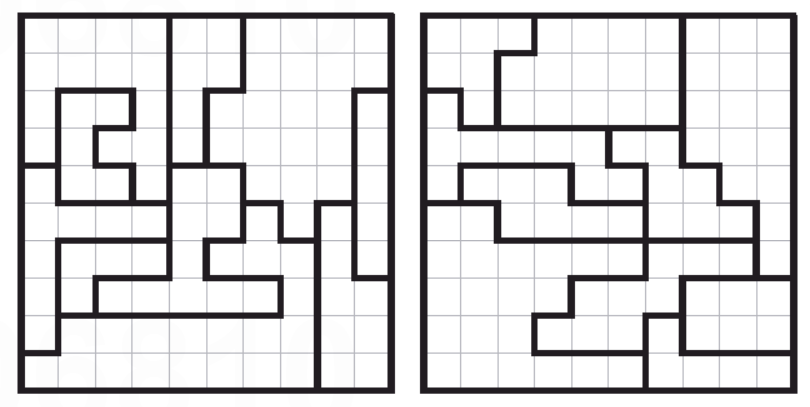
#> input picture examples/double-1.png, 810 x 407 px
$ python parse-two-not-touch.py examples/double-1.png
#> lines starting #> are read from the running program, lines starting #| are printed output that depends on the picture; after the words box and inside, x2 and y2 are one past the last pixel; in counts of white or black regions, pixels touching at a corner belong together
#!/usr/bin/env python3
"""Parse images containing Two Not Touch puzzle boards and print their
structures as CSV values.
"""

import argparse
from collections import namedtuple
import cv2 as cv
import numpy as np
from typing import Iterator, List, Optional, Union, Set, Tuple
import sys

WHITE = 255
ALMOST_WHITE = WHITE - 10
MID_GRAY = WHITE//2
DARK_GRAY = WHITE//4
BLACK = 0


class Point(namedtuple('Point', ['row', 'col'])):
    """A pixel coordinate point in an image."""
    def to_cv(self) -> Tuple[int, int]:
        """Return as an ``(x,y)`` tuple for use with OpenCV functions."""
        return (self.col, self.row)


class Rect(namedtuple('Rect', ['row', 'col', 'height', 'width'])):
    """A rectangular area in an image."""
    @classmethod
    def from_cv(cls, rect: Tuple[int, int, int, int]) -> 'Rect':
        """Convert from an OpenCV rect."""
        c_min, r_min, width, height = rect
        return Rect(r_min, c_min, height, width)

    def area(self) -> int:
        """The area of this rectangle in pixels."""
        return self.width * self.height

    def center(self) -> Point:
        """The point closest to the center of the rectangle."""
        return Point(self.row + self.height//2, self.col + self.width//2)

    def extract(self, img: np.ndarray) -> np.ndarray:
        """Extract the pixels bounded by this rectangle from the provided image."""
        return img[self.row:self.row + self.height, self.col:self.col + self.width]


def main() -> Optional[int]:
    args = parse_args()

    img = cv.imread(args.image, cv.IMREAD_GRAYSCALE)
#> img: shape (407, 810); min 30, max 255, mean 218
    if img is None:
        raise RuntimeError(f"error reading {args.image}")

    puzzles = find_puzzles(img)
    if not puzzles:
        raise RuntimeError(f"{args.image}: no puzzles found!")

    print(f"found {len(puzzles)} puzzle{'' if len(puzzles) == 1 else 's'}\n", file=sys.stderr)

    for i, puzzle in enumerate(puzzles):
        print(f"Puzzle #{i+1}:", file=sys.stderr)
        puzzle_img = puzzle.extract(img)

        regions, cells = parse_puzzle(puzzle_img)
        expected_cells = args.width * args.height
        if len(cells) != expected_cells:
            raise RuntimeError(f"{args.image}: found {len(cells)} cells, expected {expected_cells}!")

        locations = locate_cells(regions, cells, args.height, args.width)
        print(file=sys.stderr)
        for row in locations:
            print(",".join(str(c) for c in row))
        print()


def parse_args(args: Optional[List[str]] = None) -> argparse.Namespace:
    """Parse command-line arguments."""
    class Formatter(argparse.RawTextHelpFormatter, argparse.ArgumentDefaultsHelpFormatter):
        pass

    parser = argparse.ArgumentParser(
        description=__doc__,
        formatter_class=Formatter,
    )

    parser.add_argument(
        "image",
        help="an image containing Two Not Touch puzzle boards",
    )

    parser.add_argument(
        "--width",
        help="width of the puzzles in grid cells",
        default=10,
    )

    parser.add_argument(
        "--height",
        help="height of the puzzles in grid cells",
        default=10,
    )

    return parser.parse_args(args)


def find_puzzles(img: np.ndarray) -> List[Rect]:
    """Find one or more puzzle boards in an image."""
    return find_areas(img, find_black=True, fill_border=False)


def parse_puzzle(img: np.ndarray) -> Tuple[List[Set[Point]], List[Rect]]:
    """Find the regions and grid cells in a single puzzle image."""
    # find large regions by thresholding out the thin grid lines
    regions = find_regions(img)
    print(f"found {len(regions)} regions", file=sys.stderr)

    cells = find_cells(img)
    print(f"found {len(cells)} grid cells", file=sys.stderr)

    return regions, cells


def find_regions(img: np.ndarray) -> List[Set[Point]]:
    """Find large regions by thresholding out the thin grid lines."""
    return find_areas(img, all_points=True)


def find_cells(img: np.ndarray) -> List[Rect]:
    """Find individual grid cells by thresholding anything that's not almost white."""
    cells = find_areas(img, threshold=ALMOST_WHITE)

    # remove any cells whose area is 1/4 or less of the average size, on the
    # ground that they're probably glitches
    avg_area = sum(s.area() for s in cells) / len(cells)
    min_area = avg_area / 4
    cells = [s for s in cells if s.area() >= min_area]

    return cells


def find_areas(
        img: np.ndarray,
        threshold: int = MID_GRAY,
        fill_border: bool = True,
        find_black: bool = False,
        all_points: bool = False,
) -> List[Union[Rect, Set[Point]]]:
    """Find contiguous areas of the image with the same color (white by default).

    :param img: The image data
    :param threshold: The minimum color value to be considered white. Any color
        darker than this will be considered black.
    :param fill_border: Flood the image border with black before processing.
    :param find_black: Find black areas instead of white ones.
    :param all_points: Return areas as a set of all ``Point``s within that area.
        Default is false, which returns each area as a bounding ``Rect``.

    :returns: A list of areas found in the image, either as ``Rect``s or as sets
        of ``Point``s.
    """
#> called with threshold = 127, fill_border = False, find_black = True, all_points = False
    _, areas_img = cv.threshold(img, threshold, WHITE, cv.THRESH_BINARY)
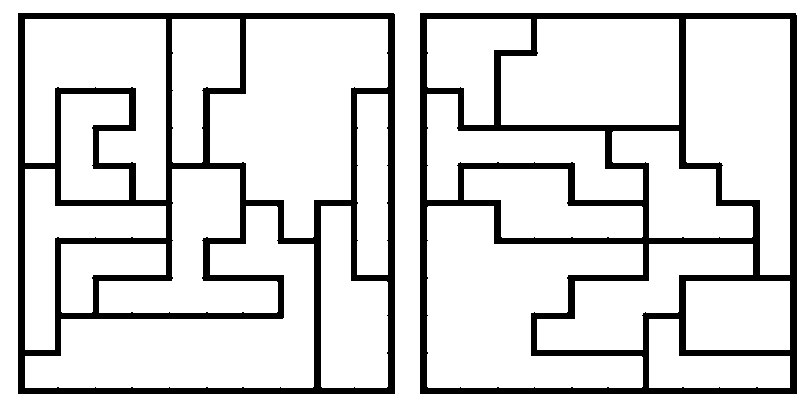
#> areas_img: shape (407, 810); 85.3% white; 2 black regions, box (x1, y1, x2, y2) and area: (18, 13, 395, 394) 24774, (420, 13, 797, 394) 23759

    if fill_border:
        # add a 1px white border around the whole thing so we can flood fill
        # around the entire perimeter of the image, in case there are any
        # concavities in the puzzle border
        areas_img = cv.copyMakeBorder(areas_img, 1, 1, 1, 1, cv.BORDER_CONSTANT, value=WHITE)
        cv.floodFill(areas_img, None, (0,0), BLACK)

    rows, cols = areas_img.shape
#> rows = 407; cols = 810
    areas = []

    for row in range(rows):
        for col in range(cols):
            coord = Point(row, col)
            if areas_img[coord] == (BLACK if find_black else WHITE):
                # flood the area with dark gray
                _, _, _, rect = cv.floodFill(areas_img, None, coord.to_cv(), DARK_GRAY)

                # find all the pixels in this area
                if all_points:
                    area = {
                        Point(r,c) for r in range(rows) for c in range(cols)
                        if areas_img[r,c] == DARK_GRAY
                    }
                    areas.append(area)
                else:
                    areas.append(Rect.from_cv(rect))

                # replace with a different gray so we don't count these pixels
                # as part of the next area
                cv.floodFill(areas_img, None, coord.to_cv(), MID_GRAY)
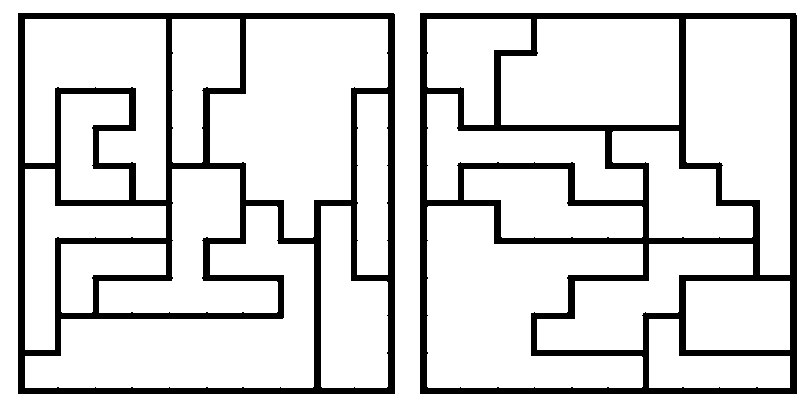
#> areas_img: shape (407, 810); values 127 (black) and 255 (white), 85.3% white; 2 black regions, box (x1, y1, x2, y2) and area: (18, 13, 395, 394) 24774, (420, 13, 797, 394) 23759
#> after the loop, areas = [(13, 18, 381, 377), (13, 420, 381, 377)]

    return areas


def locate_cells(regions: List[Set[Point]], cells: List[Rect], height: int, width: int) -> List[List[int]]:
    """Determine which region each cell is located in."""
    if height > 1:
        # sort cells by a lower-resolution version of their coords, to smooth over
        # minor variations due to thicker region lines
        min_row = min(s.row for s in cells)
        max_row = max(s.row for s in cells)
        row_separation = (max_row - min_row) // (height - 1)
        cells = sorted(cells, key=lambda s: (
            (s.row - min_row + row_separation//2) // row_separation, s.col
        ))

    locations = []
    for cell in cells:
        center = cell.center()
        for i, region in enumerate(regions):
            if center in region:
                locations.append(i)
                break
        else:
            raise RuntimeError(f"cell {cell} not found in any region")

    return list(partition_list(locations, width))


def partition_list(l: list, n: int) -> Iterator[list]:
    """Partition a list into sublists of length ``n``."""
    for i in range(0, len(l), n):
        yield l[i : i+n]


if __name__ == "__main__":
    sys.exit(main())
#> the loop in main, `for i, puzzle in enumerate(puzzles):` made 2 passes
#> puzzle on pass 1: (13, 18, 381, 377)
#> puzzle on pass 2: (13, 420, 381, 377)
#> (printed output is left out)
#> pass 1, in main, `puzzle_img = puzzle.extract(img)`:
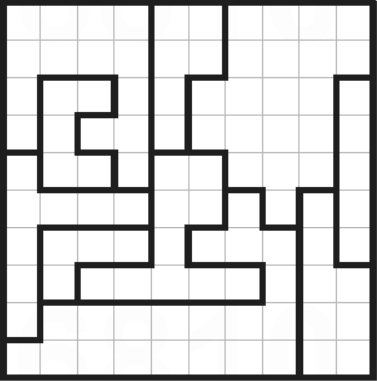
#> puzzle_img: shape (381, 377); min 30, max 255, mean 212.5
#> pass 1, in find_areas (call 2), `_, areas_img = cv.threshold(img, threshold, WHITE, cv.THRESH_BINARY)`:
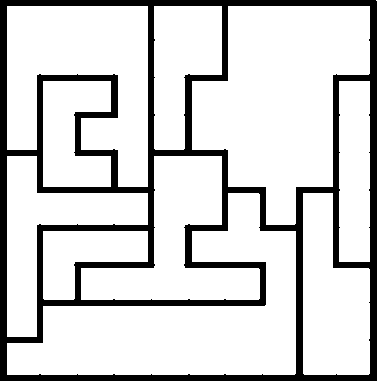
#> areas_img: shape (381, 377); 82.8% white; 1 black region, box (x1, y1, x2, y2) and area: (0, 0, 377, 381) 24774
#> pass 1, in find_areas (call 2), `areas_img = cv.copyMakeBorder(areas_img, 1, 1, 1, 1, cv.BORDER_CONSTAN..`:
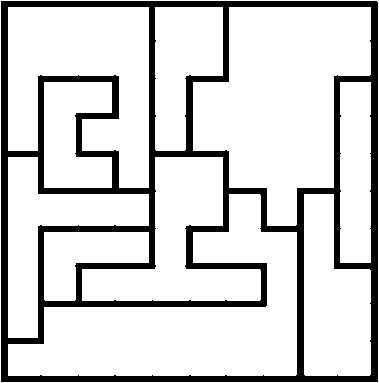
#> areas_img: shape (383, 379); 82.9% white; 1 black region, box (x1, y1, x2, y2) and area: (1, 1, 378, 382) 24774
#> pass 1, in find_areas (call 3), `_, areas_img = cv.threshold(img, threshold, WHITE, cv.THRESH_BINARY)`:
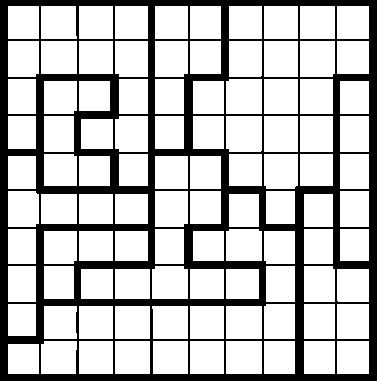
#> areas_img: shape (381, 377); 74.4% white; 1 black region, box (x1, y1, x2, y2) and area: (0, 0, 377, 381) 36733
#> after the loop in main, `for i, puzzle in enumerate(puzzles):`:
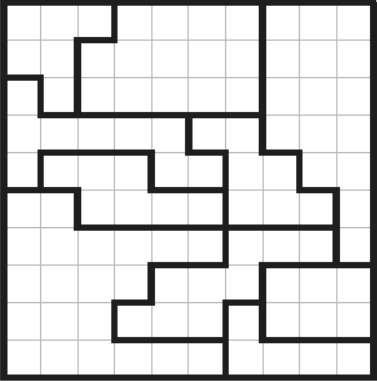
#> puzzle_img: shape (381, 377); min 30, max 255, mean 214.1
#> (the program exits here)

$ run again, on examples/single-1.png
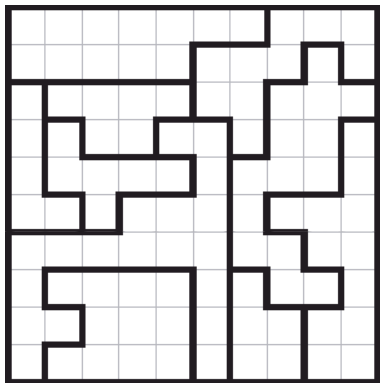
#> input picture examples/single-1.png, 385 x 388 px
#> after the loop in find_areas, `for row in range(rows):`:
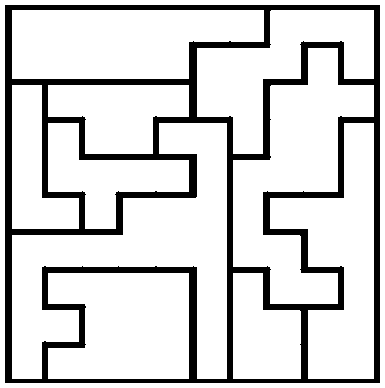
#> areas_img: shape (388, 385); values 127 (black) and 255 (white), 83.3% white; 1 black region, box (x1, y1, x2, y2) and area: (5, 5, 380, 383) 24930
#> after the loop in find_areas, `for row in range(rows):`: areas = [(5, 5, 378, 375)]
#> the loop in main, `for i, puzzle in enumerate(puzzles):` made 1 pass
#> puzzle on pass 1: (5, 5, 378, 375)
#> (printed output is left out)
#> pass 1, in find_areas (call 3), `_, areas_img = cv.threshold(img, threshold, WHITE, cv.THRESH_BINARY)`:
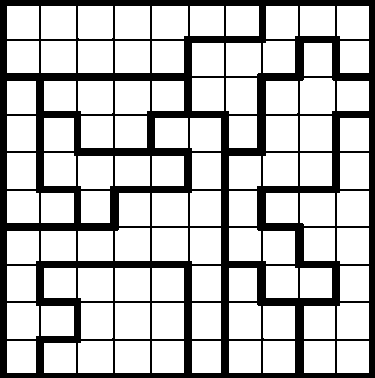
#> areas_img: shape (378, 375); 74.4% white; 1 black region, box (x1, y1, x2, y2) and area: (0, 0, 375, 378) 36349

$ run again, on examples/single-2-grid-glitch.png
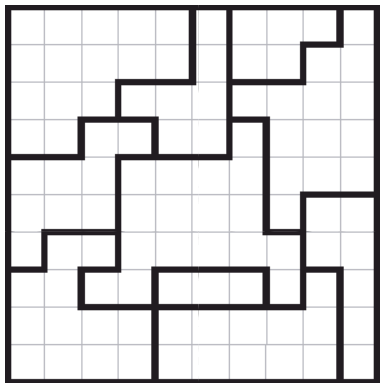
#> input picture examples/single-2-grid-glitch.png, 385 x 388 px
#> after the loop in find_areas, `for row in range(rows):`:
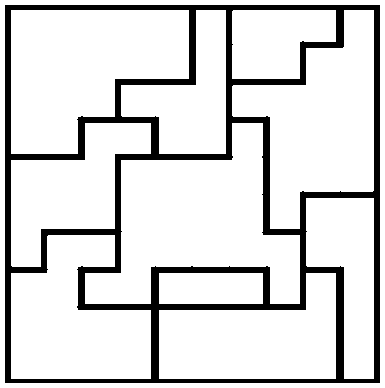
#> areas_img: shape (388, 385); values 127 (black) and 255 (white), 85.6% white; 1 black region, box (x1, y1, x2, y2) and area: (5, 5, 380, 383) 21531
#> after the loop in find_areas, `for row in range(rows):`: areas = [(5, 5, 378, 375)]
#> the loop in main, `for i, puzzle in enumerate(puzzles):` made 1 pass
#> puzzle on pass 1: (5, 5, 378, 375)
#> (printed output is left out)
#> pass 1, in find_areas (call 3), `_, areas_img = cv.threshold(img, threshold, WHITE, cv.THRESH_BINARY)`:
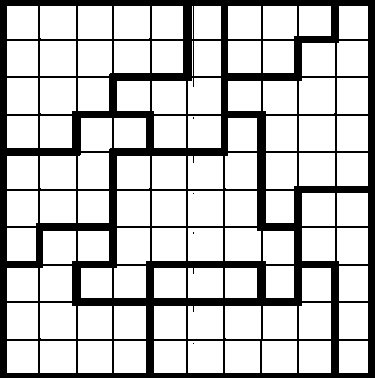
#> areas_img: shape (378, 375); 76% white; 5 black regions (4 under 20 px), largest, box (x1, y1, x2, y2) and area: (0, 0, 375, 378) 33988
